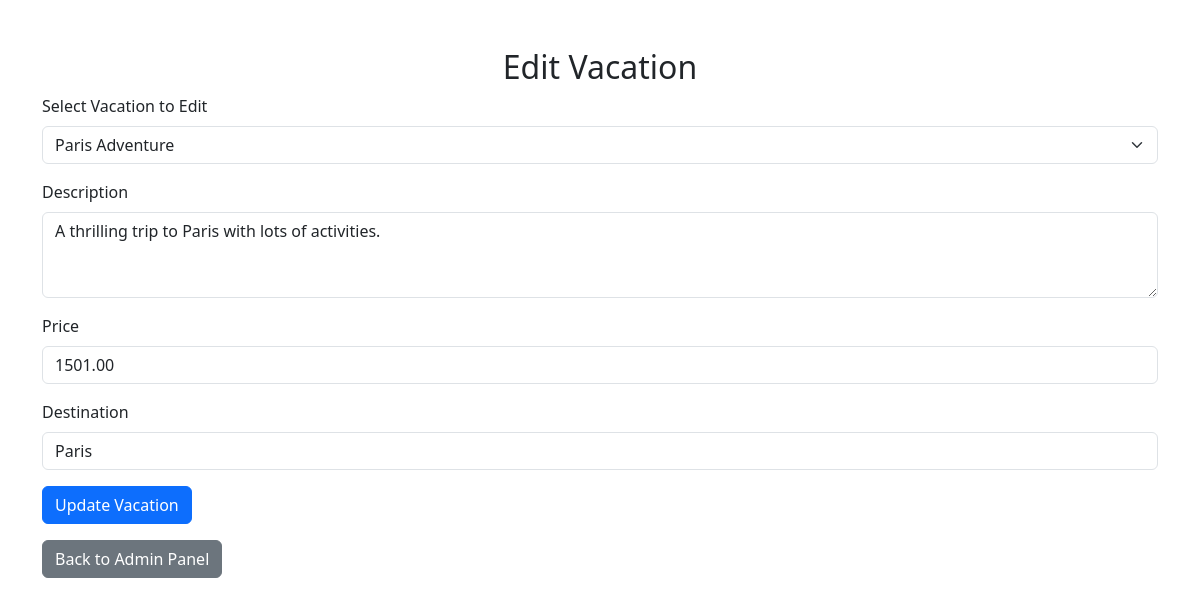
/admin/editvacation.php?vacationID=1, run on the app's committed database.
### tables this page shows
CREATE TABLE `vacation` (
  `VacationID` int(11) NOT NULL,
  `Title` varchar(100) NOT NULL,
  `Description` text NOT NULL,
  `Price` decimal(10,2) NOT NULL,
  `Destination` varchar(100) NOT NULL,
  `Itinerary` text DEFAULT NULL,
  `Activities` text DEFAULT NULL,
  `AvailableDates` date DEFAULT NULL,
  `Category` varchar(50) DEFAULT NULL,
  `AdminID` int(11) NOT NULL
);

### admin/editvacation.php (the view, shortened to what this page needs)
<?php
$host = 'localhost';
$dbname = 'triptinder';
$username = 'root';
$password = '';
try {
    $pdo = new PDO("mysql:host=$host;dbname=$dbname", $username, $password);
    $pdo->setAttribute(PDO::ATTR_ERRMODE, PDO::ERRMODE_EXCEPTION);
} catch (PDOException $e) {
    die("Database connection failed: " . $e->getMessage());
}
$stmt = $pdo->query("SELECT VacationID, Title FROM vacation");
$vacations = $stmt->fetchAll(PDO::FETCH_ASSOC);
$vacationDetails = [];
if (isset($_GET['vacationID'])) {
    $vacationID = $_GET['vacationID'];
    $stmt = $pdo->prepare("SELECT * FROM vacation WHERE VacationID = :vacationID");
    $stmt->execute([':vacationID' => $vacationID]);
    $vacationDetails = $stmt->fetch(PDO::FETCH_ASSOC);
}
?>
<!DOCTYPE html>
<html lang="en">
<head>
    <link href="https://cdn.jsdelivr.net/npm/bootstrap@5.3.0/dist/css/bootstrap.min.css" rel="stylesheet">
</head>
<body>
    <div class="container mt-5">
        <h2 class="text-center">Edit Vacation</h2>
        <form action="editvacation_process.php" method="post">
            <div class="mb-3">
                <label for="vacation" class="form-label">Select Vacation to Edit</label>
                <select class="form-select" id="vacation" name="vacation" onchange="loadVacationDetails(this.value)" required>
                    <?php
                    foreach ($vacations as $vacation) {
                        echo '<option value="' . $vacation['VacationID'] . '"' . (isset($vacationID) && $vacationID == $vacation['VacationID'] ? ' selected' : '') . '>' . htmlspecialchars($vacation['Title']) . '</option>';
                    }
                    ?>
                </select>
            </div>
            <?php if (!empty($vacationDetails)): ?>
            <div id="vacationDetails">
                <div class="mb-3">
                    <label for="vacationDescription" class="form-label">Description</label>
                    <textarea class="form-control" id="vacationDescription" name="vacationDescription" rows="3" required><?php echo htmlspecialchars($vacationDetails['Description']); ?></textarea>
                </div>
                <div class="mb-3">
                    <label for="vacationPrice" class="form-label">Price</label>
                    <input type="number" class="form-control" id="vacationPrice" name="vacationPrice" value="<?php echo htmlspecialchars($vacationDetails['Price']); ?>" required>
                </div>
                <div class="mb-3">
                    <label for="vacationDestination" class="form-label">Destination</label>
                    <input type="text" class="form-control" id="vacationDestination" name="vacationDestination" value="<?php echo htmlspecialchars($vacationDetails['Destination']); ?>" required>
                </div>
            </div>
            <?php endif; ?>
            <button type="submit" class="btn btn-primary">Update Vacation</button>
        </form>
        <div class="mt-3">
            <a href="adminpanel.php" class="btn btn-secondary">Back to Admin Panel</a>
        </div>
    </div>
</body>
</html>

### data on the page
vacation: vacationDescription "A thrilling trip to Paris with lots of activities.", vacationPrice "1501.00", vacationDestination "Paris"

### other printed values
form field vacation "Paris Adventure"
